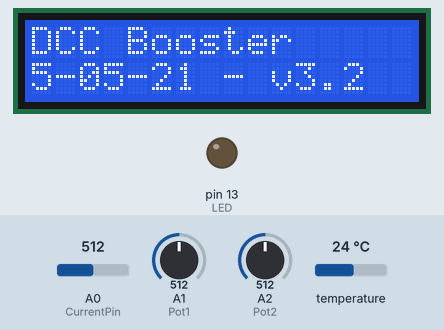
A sketch run on a simulated Arduino Uno, built with avr-gcc and run on an emulated ATmega328P. Parts: 16×2 character LCD, output pins drawn as LEDs (lit = HIGH). The inputs (shaded band) are chosen by the test bench; at power-on: A0 (CurrentPin) = 512, A1 (Pot1) = 512, A2 (Pot2) = 512, temperature 24 °C. Pins used as bus, display or sensor lines are not drawn; what the sketch prints to the serial monitor is not drawn.

Above: at 0.6 s.
At 3.3 s:
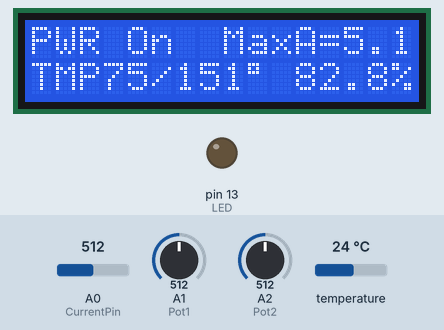
3.4 s: A0 (CurrentPin) set to 548
At 4.9 s:
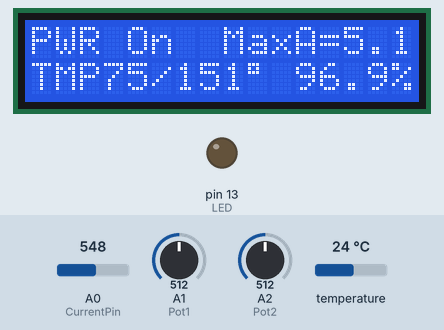
5.2 s: A0 (CurrentPin) set to 564
At 6.3 s:
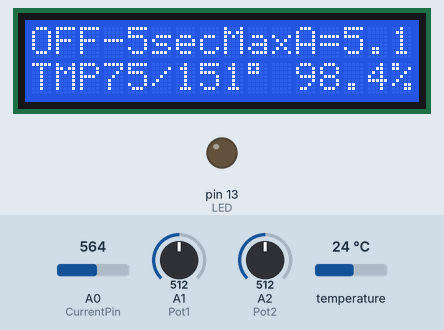
Timing chart, 0 to 8.2 s (numbered marks = the images above; inputs shaded):
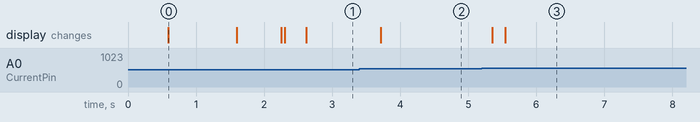

The sketch:

Booster-software.ino
```cpp
/*
   As posted on web page - uses modified board
  DCC Booster using the 43 amp H-Bridge from eBay & Amazon
*/
#include <OneWire.h>
#include <DallasTemperature.h>
#define ONE_WIRE_BUS 4
OneWire oneWire(ONE_WIRE_BUS);
DallasTemperature sensors(&oneWire);
DeviceAddress insideThermometer;
#include<EEPROM.h>
int LED = 13; // LED to blink when DCC packets are sent in loop
int PowerOn = 3; // pin to turn booster on/off
int Pot1 = 1; // max current pot
int Pot2 = 2; // max temperature pot
float PotReading = 0;
float TmpPotReading = 0;
int CurrentPin = 0;
int CurrentPinReading = 0;
int SetPotFlag = 0;
float version = 3.2;
#include <Wire.h>
#include <LCD.h>
#include <LiquidCrystal_I2C.h>
#define I2C_ADDR    0x27 // <<----- Add your address here.  Find it from I2C Scanner
#define BACKLIGHT_PIN     3
#define En_pin  2
#define Rw_pin  1
#define Rs_pin  0
#define D4_pin  4
#define D5_pin  5
#define D6_pin  6
#define D7_pin  7
LiquidCrystal_I2C  lcd(I2C_ADDR, En_pin, Rw_pin, Rs_pin, D4_pin, D5_pin, D6_pin, D7_pin);
unsigned long time;
unsigned long now;
long cAverage = 0;
int avgTimes = 400;
int lastAverage = 0;
int resetFlag = 0;
float percentage = 0;
int temp1 = 0;
float tempC = 0;
int CurrentAdjustValue = 300; // adjust based on current Scale resistor value
void setup() {
  delay(500);
  pinMode(LED, OUTPUT);
  pinMode(PowerOn, OUTPUT );
  lcd.begin (16, 2); //  LCD is 16 characters x 2 lines
  lcd.setBacklightPin(BACKLIGHT_PIN, POSITIVE);
  lcd.setBacklight(HIGH);  // Switch on the backlight
  lcd.home (); // go home
  Serial.begin (115200);
  lcd.setCursor(0, 0);
  lcd.print("DCC Booster");
  lcd.setCursor(0, 1);
  lcd.print("5-05-21 - v");
  lcd.print(version, 1);
  Serial.print("5-09-2021  version  ");  Serial.println(version, 1);
  delay(1000);
  lcd.clear();
  delay(500);
  now = millis();
  Serial.print("Locating devices...");
  sensors.begin();
  Serial.print("Found ");
  Serial.print(sensors.getDeviceCount(), DEC);
  Serial.println(" devices.");
  Serial.print("Parasite power is: ");
  if (sensors.isParasitePowerMode()) Serial.println("ON");
  else Serial.println("OFF");
  if (!sensors.getAddress(insideThermometer, 0)) Serial.println("Unable to find address for Device 0");
  Serial.print("Device 0 Address: ");
  printAddress(insideThermometer);
  Serial.println();
  // set the resolution to 9 bit (Each Dallas/Maxim device is capable of several different resolutions)
  sensors.setResolution(insideThermometer, 9);
  Serial.print("Device 0 Resolution: ");
  Serial.print(sensors.getResolution(insideThermometer), DEC);
  Serial.println();
}
// NOTE:  about 0.014 amps / digit of reading with 10K resistor on sense line
void loop() {
  sensors.requestTemperatures(); // Send the command to get temperatures
  printTemperature(insideThermometer); // Use a simple function to print out the data
  PotReading = analogRead(Pot1);
  PotReading = PotReading / 100;
  TmpPotReading = analogRead(Pot2);
  TmpPotReading = TmpPotReading / 10;
  lcd.setCursor(0, 1);
  lcd.print("TMP");
  lcd.print (DallasTemperature::toFahrenheit(tempC), 0); // Converts tempC to Fahrenheit
  int temptemp = (DallasTemperature::toFahrenheit(tempC));
  lcd.print("/");
  lcd.print(TmpPotReading + 100, 0);
  lcd.print((char)223);
  lcd.print(" ");
  if (temptemp > TmpPotReading + 100) {
    Serial.println("TEMPERATURE FAULT ! ! !");
    lcd.setCursor(0, 1);     lcd.print("T FAULT!");
  }
  lcd.setCursor(8, 0);
  lcd.print("MaxA=");
  lcd.print(PotReading, 1);
  showPercentage();
  resetFlag++;
  if (resetFlag >= 100) {
    resetFlag = 0;
  }
  cAverage = 0;
  for (int xx = 0; xx < avgTimes ; xx++) {
    //CurrentPinReading = analogRead(CurrentPin);
    if (CurrentPinReading >= 1000) {
      Serial.print("Value = "); Serial.print(CurrentPinReading);
      Serial.println("   STOPPPPPPPPPPPPPPPPPPPPPPING");
      turnPowerOff();
    }
    CurrentPinReading = analogRead(CurrentPin);
    cAverage = cAverage + CurrentPinReading;
  }
  CurrentPinReading = cAverage / avgTimes;
  Serial.print("raw current ");  Serial.print(CurrentPinReading);
  turnPowerOn();
  lastAverage = CurrentPinReading; // keep for compare & print
  Serial.print("   Current = ");   Serial.println(CurrentPinReading - CurrentAdjustValue); // gives near zero with filter & 100K pull down
}  //END LOOP
void showPercentage() {
  percentage = (CurrentPinReading - CurrentAdjustValue ) / PotReading; // was 0.014
  percentage = percentage * 2;
  if (percentage < -0) {
    percentage = 0;
  }
  if (millis() - now >= 500)   // only update LCD every 1/2 second to limit flicker
  {
    lcd.setCursor(11, 1);
    lcd.print(percentage, 1);
    lcd.print("%  ");
    now = millis();
  }
  if (percentage > 100) turnPowerOff();
}
void turnPowerOff() {
  digitalWrite(PowerOn, LOW);
  lcd.setCursor(0, 0);
  lcd.print("OFF-5sec");
  delay(5000);
  turnPowerOn();
  lcd.setCursor(0, 0);
  lcd.print("               ");
}
void turnPowerOn() {
  digitalWrite(PowerOn, HIGH);
  lcd.setCursor(0, 0);
  lcd.print("PWR On");
}
void printTemperature(DeviceAddress deviceAddress) {
  tempC = sensors.getTempC(deviceAddress);
  if (tempC == DEVICE_DISCONNECTED_C)
  {
    Serial.println("Error: Could not read temperature data");
    return;
  }
  Serial.print("Temp C: "); Serial.print(tempC); Serial.print(" Temp F: "); Serial.println(DallasTemperature::toFahrenheit(tempC)); // Converts tempC to Fahrenheit
}
// function to print a device address
void printAddress(DeviceAddress deviceAddress)
{
  for (uint8_t i = 0; i < 8; i++)
  {
    if (deviceAddress[i] < 16) Serial.print("0");
    Serial.print(deviceAddress[i], HEX);
  }
}
```

LCD.cpp
```cpp
// (licence header left out)
#include <stdio.h>
#include <string.h>
#include <inttypes.h>

#if (ARDUINO <  100)
#include <WProgram.h>
#else
#include <Arduino.h>
#endif
#include "LCD.h"

// CLASS CONSTRUCTORS
// ---------------------------------------------------------------------------
// Constructor
LCD::LCD ()
{

}

// PUBLIC METHODS
// ---------------------------------------------------------------------------
// When the display powers up, it is configured as follows:
//
// 1. Display clear
// 2. Function set:
//    DL = 1; 8-bit interface data
//    N = 0; 1-line display
//    F = 0; 5x8 dot character font
// 3. Display on/off control:
//    D = 0; Display off
//    C = 0; Cursor off
//    B = 0; Blinking off
// 4. Entry mode set:
//    I/D = 1; Increment by 1
//    S = 0; No shift
//
// Note, however, that resetting the Arduino doesn't reset the LCD, so we
// can't assume that its in that state when a sketch starts (and the
// LiquidCrystal constructor is called).
// A call to begin() will reinitialize the LCD.
//
void LCD::begin(uint8_t cols, uint8_t lines, uint8_t dotsize)
{
   if (lines > 1)
   {
      _displayfunction |= LCD_2LINE;
   }
   _numlines = lines;
   _cols = cols;

   // for some 1 line displays you can select a 10 pixel high font
   // ------------------------------------------------------------
   if ((dotsize != LCD_5x8DOTS) && (lines == 1))
   {
      _displayfunction |= LCD_5x10DOTS;
   }

   // SEE PAGE 45/46 FOR INITIALIZATION SPECIFICATION!
   // according to datasheet, we need at least 40ms after power rises above 2.7V
   // before sending commands. Arduino can turn on way before 4.5V so we'll wait
   // 50
   // ---------------------------------------------------------------------------
   delay (100); // 100ms delay

   //put the LCD into 4 bit or 8 bit mode
   // -------------------------------------
   if (! (_displayfunction & LCD_8BITMODE))
   {
      // this is according to the hitachi HD44780 datasheet
      // figure 24, pg 46

      // we start in 8bit mode, try to set 4 bit mode
      send(0x03, FOUR_BITS);
      delayMicroseconds(4500); // wait min 4.1ms

      // second try
      send ( 0x03, FOUR_BITS );
      delayMicroseconds(4500); // wait min 4.1ms

      // third go!
      send( 0x03, FOUR_BITS );
      delayMicroseconds(150);

      // finally, set to 4-bit interface
      send ( 0x02, FOUR_BITS );
   }
   else
   {
      // this is according to the hitachi HD44780 datasheet
      // page 45 figure 23

      // Send function set command sequence
      command(LCD_FUNCTIONSET | _displayfunction);
      delayMicroseconds(4500);  // wait more than 4.1ms

      // second try
      command(LCD_FUNCTIONSET | _displayfunction);
      delayMicroseconds(150);

      // third go
      command(LCD_FUNCTIONSET | _displayfunction);
   }

   // finally, set # lines, font size, etc.
   command(LCD_FUNCTIONSET | _displayfunction);

   // turn the display on with no cursor or blinking default
   _displaycontrol = LCD_DISPLAYON | LCD_CURSOROFF | LCD_BLINKOFF;
   display();

   // clear the LCD
   clear();

   // Initialize to default text direction (for romance languages)
   _displaymode = LCD_ENTRYLEFT | LCD_ENTRYSHIFTDECREMENT;
   // set the entry mode
   command(LCD_ENTRYMODESET | _displaymode);

   backlight();

}

// Common LCD Commands
// ---------------------------------------------------------------------------
void LCD::clear()
{
   command(LCD_CLEARDISPLAY);             // clear display, set cursor position to zero
   delayMicroseconds(HOME_CLEAR_EXEC);    // this command is time consuming
}

void LCD::home()
{
   command(LCD_RETURNHOME);             // set cursor position to zero
   delayMicroseconds(HOME_CLEAR_EXEC);  // This command is time consuming
}

void LCD::setCursor(uint8_t col, uint8_t row)
{
   const byte row_offsetsDef[]   = { 0x00, 0x40, 0x14, 0x54 }; // For regular LCDs
   const byte row_offsetsLarge[] = { 0x00, 0x40, 0x10, 0x50 }; // For 16x4 LCDs

   if ( row >= _numlines )
   {
      row = _numlines-1;    // rows start at 0
   }

   // 16x4 LCDs have special memory map layout
   // ----------------------------------------
   if ( _cols == 16 && _numlines == 4 )
   {
      command(LCD_SETDDRAMADDR | (col + row_offsetsLarge[row]));
   }
   else
   {
      command(LCD_SETDDRAMADDR | (col + row_offsetsDef[row]));
   }

}

// Turn the display on/off
void LCD::noDisplay()
{
   _displaycontrol &= ~LCD_DISPLAYON;
   command(LCD_DISPLAYCONTROL | _displaycontrol);
}

void LCD::display()
{
   _displaycontrol |= LCD_DISPLAYON;
   command(LCD_DISPLAYCONTROL | _displaycontrol);
}

// Turns the underline cursor on/off
void LCD::noCursor()
{
   _displaycontrol &= ~LCD_CURSORON;
   command(LCD_DISPLAYCONTROL | _displaycontrol);
}
void LCD::cursor()
{
   _displaycontrol |= LCD_CURSORON;
   command(LCD_DISPLAYCONTROL | _displaycontrol);
}

// Turns on/off the blinking cursor
void LCD::noBlink()
{
   _displaycontrol &= ~LCD_BLINKON;
   command(LCD_DISPLAYCONTROL | _displaycontrol);
}

void LCD::blink()
{
   _displaycontrol |= LCD_BLINKON;
   command(LCD_DISPLAYCONTROL | _displaycontrol);
}

// These commands scroll the display without changing the RAM
void LCD::scrollDisplayLeft(void)
{
   command(LCD_CURSORSHIFT | LCD_DISPLAYMOVE | LCD_MOVELEFT);
}

void LCD::scrollDisplayRight(void)
{
   command(LCD_CURSORSHIFT | LCD_DISPLAYMOVE | LCD_MOVERIGHT);
}

// This is for text that flows Left to Right
void LCD::leftToRight(void)
{
   _displaymode |= LCD_ENTRYLEFT;
   command(LCD_ENTRYMODESET | _displaymode);
}

// This is for text that flows Right to Left
void LCD::rightToLeft(void)
{
   _displaymode &= ~LCD_ENTRYLEFT;
   command(LCD_ENTRYMODESET | _displaymode);
}

// This method moves the cursor one space to the right
void LCD::moveCursorRight(void)
{
   command(LCD_CURSORSHIFT | LCD_CURSORMOVE | LCD_MOVERIGHT);
}

// This method moves the cursor one space to the left
void LCD::moveCursorLeft(void)
{
   command(LCD_CURSORSHIFT | LCD_CURSORMOVE | LCD_MOVELEFT);
}


// This will 'right justify' text from the cursor
void LCD::autoscroll(void)
{
   _displaymode |= LCD_ENTRYSHIFTINCREMENT;
   command(LCD_ENTRYMODESET | _displaymode);
}

// This will 'left justify' text from the cursor
void LCD::noAutoscroll(void)
{
   _displaymode &= ~LCD_ENTRYSHIFTINCREMENT;
   command(LCD_ENTRYMODESET | _displaymode);
}

// Write to CGRAM of new characters
void LCD::createChar(uint8_t location, uint8_t charmap[])
{
   location &= 0x7;            // we only have 8 locations 0-7

   command(LCD_SETCGRAMADDR | (location << 3));
   delayMicroseconds(30);

   for (int i=0; i<8; i++)
   {
      write(charmap[i]);      // call the virtual write method
      delayMicroseconds(40);
   }
}

//
// Switch on the backlight
void LCD::backlight ( void )
{
   setBacklight(255);
}

//
// Switch off the backlight
void LCD::noBacklight ( void )
{
   setBacklight(0);
}

//
// Switch fully on the LCD (backlight and LCD)
void LCD::on ( void )
{
   display();
   backlight();
}

//
// Switch fully off the LCD (backlight and LCD)
void LCD::off ( void )
{
   noBacklight();
   noDisplay();
}

// General LCD commands - generic methods used by the rest of the commands
// ---------------------------------------------------------------------------
void LCD::command(uint8_t value)
{
   send(value, COMMAND);
}

#if (ARDUINO <  100)
void LCD::write(uint8_t value)
{
   send(value, DATA);
}
#else
size_t LCD::write(uint8_t value)
{
   send(value, DATA);
   return 1;             // assume OK
}
#endif
```

Source omitted: LCD.h (16862 bytes)

Measured:
- the behaviour switches between 556 and 557 on A0 (CurrentPin) (found by bisection; images 2 and 3)
- after the input at 3.4 s, the display: changes after 0.31 s (image 2)
- after the input at 5.2 s, the display: first changes after 0.15 s (image 3 shows a later state)
- what the display in image 0 shows lasts 1.0 s, from 0.6 s to 1.6 s
